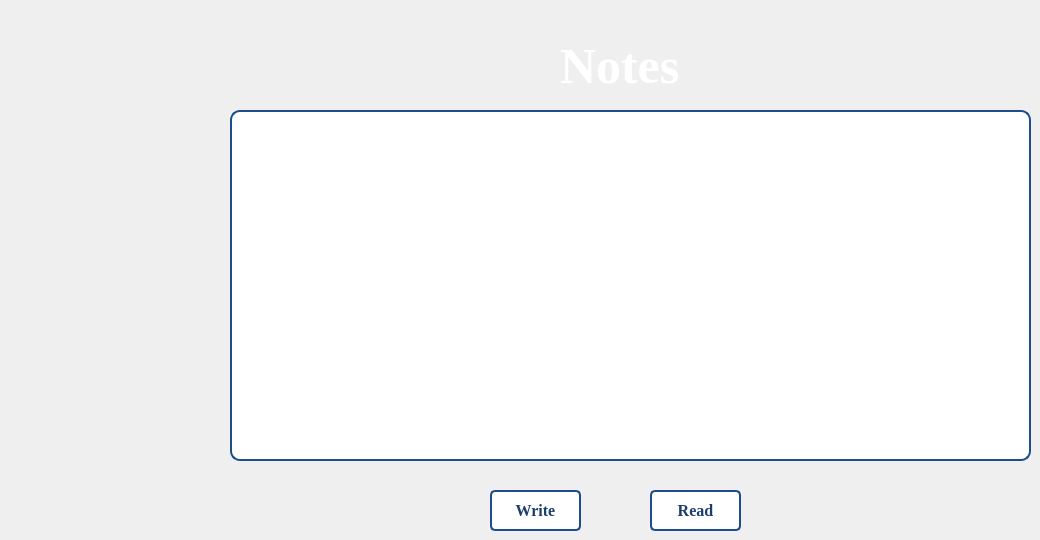
   <widget class="QWidget" name="tab_8">
    <attribute name="title">
     <string>Notes</string>
    </attribute>
    <widget class="QLabel" name="label_3">
     <property name="geometry">
      <rect>
       <x>560</x>
       <y>40</y>
       <width>171</width>
       <height>51</height>
      </rect>
     </property>
     <property name="font">
      <font>
       <family>Georgia</family>
       <pointsize>-1</pointsize>
       <bold>true</bold>
      </font>
     </property>
     <property name="styleSheet">
      <string notr="true">QLabel {
color: rgb(255, 255, 255);
font-size: 50px; 
font-weight: bold;
}

QLabel {
text-shadow: 2px rgb(12, 29, 52); 
}
</string>
     </property>
     <property name="text">
      <string>Notes</string>
     </property>
    </widget>
    <widget class="QPushButton" name="pushButton_6">
     <property name="geometry">
      <rect>
       <x>650</x>
       <y>490</y>
       <width>91</width>
       <height>41</height>
      </rect>
     </property>
     <property name="font">
      <font>
       <family>Times New Roman</family>
       <pointsize>-1</pointsize>
       <bold>true</bold>
      </font>
     </property>
     <property name="styleSheet">
      <string notr="true">QPushButton 
{
background-color: rgb(255, 255, 255); 
color: rgb(26, 63, 111); 
border: 2px solid rgb(29, 78, 139);
border-radius: 5px; 
padding: 10px 10px; 
font-size: 16px;
font-weight: bold;
cursor: pointer; 
transition: background-color 0.3s ease, box-shadow 0.3s ease;
}
QPushButton:hover 
{
background-color: rgb(219, 235, 255); 
box-shadow: 0 4px 8px rgba(0, 0, 0, 0.1); 
}
QPushButton:pressed 
{
background-color: rgb(45, 108, 190); 
color: rgb(255, 255, 255);
box-shadow: 0 2px 4px rgba(0, 0, 0, 0.1); 
}
</string>
     </property>
     <property name="text">
      <string>Read</string>
     </property>
    </widget>
    <widget class="QTextEdit" name="textEdit">
     <property name="geometry">
      <rect>
       <x>230</x>
       <y>110</y>
       <width>801</width>
       <height>351</height>
      </rect>
     </property>
     <property name="font">
      <font>
       <family>Georgia</family>
      </font>
     </property>
     <property name="styleSheet">
      <string notr="true">QTextEdit {
    background-color: rgb(255, 255, 255); 
    border: 2px solid rgb(29, 78, 139); 
    border-radius: 10px; 
    padding: 2px; 
    font-size: 14 px; 
    color: rgb(0, 0, 0); 
}

QTextEdit:hover {
    background-color:rgb(219, 235, 255);
}

</string>
     </property>
    </widget>
    <widget class="QPushButton" name="pushButton_11">
     <property name="geometry">
      <rect>
       <x>490</x>
       <y>490</y>
       <width>91</width>
       <height>41</height>
      </rect>
     </property>
     <property name="font">
      <font>
       <family>Times New Roman</family>
       <pointsize>-1</pointsize>
       <bold>true</bold>
      </font>
     </property>
     <property name="styleSheet">
      <string notr="true">QPushButton 
{
background-color: rgb(255, 255, 255); 
color: rgb(26, 63, 111); 
border: 2px solid rgb(29, 78, 139);
border-radius: 5px; 
padding: 10px 10px; 
font-size: 16px;
font-weight: bold;
cursor: pointer; 
transition: background-color 0.3s ease, box-shadow 0.3s ease;
}
QPushButton:hover 
{
background-color: rgb(219, 235, 255); 
box-shadow: 0 4px 8px rgba(0, 0, 0, 0.1); 
}
QPushButton:pressed 
{
background-color: rgb(45, 108, 190); 
color: rgb(255, 255, 255);
box-shadow: 0 2px 4px rgba(0, 0, 0, 0.1); 
}
</string>
     </property>
     <property name="text">
      <string>Write</string>
     </property>
    </widget>
   </widget>
